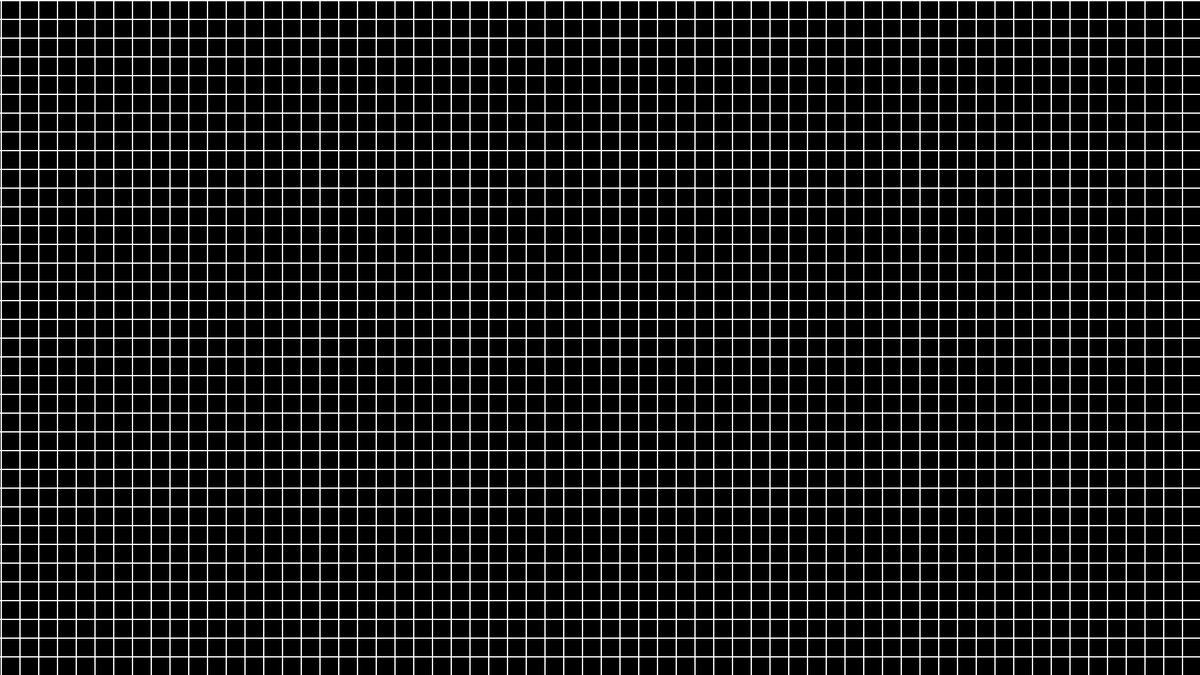
Frame 1 (no input)
Frame 60 (no input): identical to frame 1, image omitted
Frame 120 (the mouse pressed at the canvas centre since frame 60): identical to frame 1, image omitted

The p5.js sketch that drew this single still picture (run headless with seeded random() and noise() and a simulated clock; from frame 60 on, the mouse is pressed at the canvas centre):

// p5.js sketch
// ── sketch.js
let squares = [];
var tim = 0;
var COLORS = ['#69D2E7', '#27DBD8', '#50E46C', '#3386FF', '#FA69FA', '#FF4E50', '#F9D423'];

function setup() {
    createCanvas(1920, 1080);
    for (let i = 0; i < 65; i++) {
        for (let ii = 0; ii < 40; ii++) {
            let w = 28;
            let h = 28;
            let s = new Square(i * 30 + 3, ii * 30 + 2, w, h);
            squares.push(s);
        }
    }
}

function mouseDragged() {
    for (let i = 0; i < squares.length; i++) {
        if (squares[i].contains(mouseX, mouseY)) {
            squares[i].randomColor();
        }
    }
}

function mouseClicked() {
    for (let i = 0; i < squares.length; i++) {
        if (squares[i].contains(mouseX, mouseY)) {
            squares[i].randomColor();
        }
    }
}

function draw() {
    background(0);
    stroke(255);
    strokeWeight(2);
    // for (let i = 0; i < squares.length; i++) {
    //     if (squares[i].contains(mouseX, mouseY)) {
    //         //squares[i].changeColor(255);
    //     } else {
    //         //squares[i].changeColor(0);
    //     }
    // }
    //Horizontal Lines
    for (let i = 0; i < 40; i++) {
        line(0, i * 30 + 1, width, i * 30 + 1);
    }
    //Vertical Lines
    for (let i = 0; i < 65; i++) {
        line(i * 30 + 2, 0, i * 30 + 2, height);
    }
    for (let i = 0; i < squares.length; i++) {
        squares[i].show();
        squares[i].move();
    }
}
class Square {
    constructor(x, y, w, h) {
        this.x = x;
        this.y = y;
        this.w = w;
        this.h = h;
        this.color = 0;
    }
    randomColor() {
        this.color = random(COLORS);
    }
    clearColor() {
        this.color = 0;
    }
    changeColor(col) {
        this.color = col;
    }
    move() {

    }
    contains(px, py) {
        let d = dist(px, py, this.x + this.w / 2, this.y + this.w / 2);
        if (d < this.w / 2 + 1) {
            return true;
        } else {
            return false;
        }
    }
    colorEquals(ce) {

        if (ce) {

        }
    }
    show() {
        noStroke();
        fill(this.color);
        rect(this.x, this.y, this.w, this.h);
    }
}

function keyPressed() {
    if (key == 'r' || key == 'R') {
        for (let i = 0; i < squares.length; i++) {
            squares[i].clearColor();
        }
    }
    if (key == 'f' || key == 'F') {
        for (let i = 0; i < squares.length; i++) {
            squares[i].randomColor();
        }
    }
}
